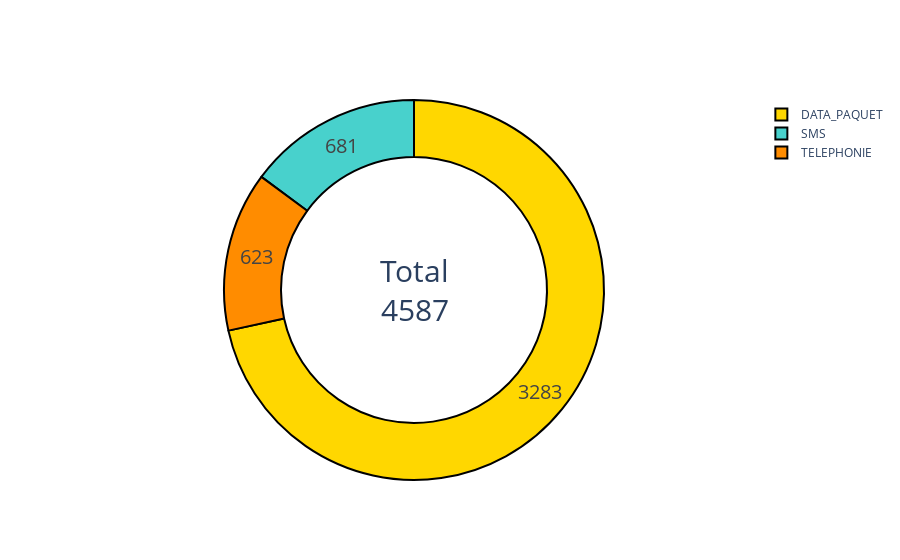

The code cell stored with this chart in its notebook:
### Code cell
import plotly.graph_objects as go

def count_phone_type(df):
    try:
        type_appel_counts = df["TYPE D'APPEL"].value_counts().reset_index()
        type_appel_counts.columns = ['TYPE D\'APPEL', 'Nombre']
        total_coms = type_appel_counts['Nombre'].sum()  # Calculer le nombre total de communications
        colors = ['gold', 'mediumturquoise', 'darkorange', 'lightgreen']  # Définir les couleurs pour le graphique

        fig = go.Figure(data=[go.Pie(labels=type_appel_counts['TYPE D\'APPEL'],
                                       values=type_appel_counts['Nombre'],
                                       hole=.7)])  # Ajouter l'argument hole pour créer un donut

        fig.update_traces(hoverinfo='label+percent', textinfo='value', textfont_size=20,
                          marker=dict(colors=colors, line=dict(color='#000000', width=2)))

        # Ajouter une annotation au centre du donut pour afficher le nombre total de communications
        fig.update_layout(annotations=[dict(text=f'Total<br>{total_coms}', x=0.5, y=0.5, font_size=30, showarrow=False)])

        return fig  # Retourner la figure Plotly
    except Exception as e:
        print(f"Erreur lors du comptage des types d'appel: {e}")
        return go.Figure()  # Retourner une figure vide en cas d'erreur

fig = count_phone_type(df)

fig.show()

### Figure 1 — Plotly figure (JSON) as saved in the notebook; plotly's stock layout.template omitted (floating-point values rounded to 4 significant figures)
{"data": [{"hole": 0.7, "hoverinfo": "label+percent", "labels": ["DATA_PAQUET", "SMS", "TELEPHONIE"], "marker": {"colors": ["gold", "mediumturquoise", "darkorange", "lightgreen"], "line": {"color": "#000000", "width": 2}}, "textfont": {"size": 20}, "textinfo": "value", "type": "pie", "values": [3283, 681, 623]}], "layout": {"annotations": [{"font": {"size": 30}, "showarrow": false, "text": "Total<br>4587", "x": 0.5, "y": 0.5}]}}
